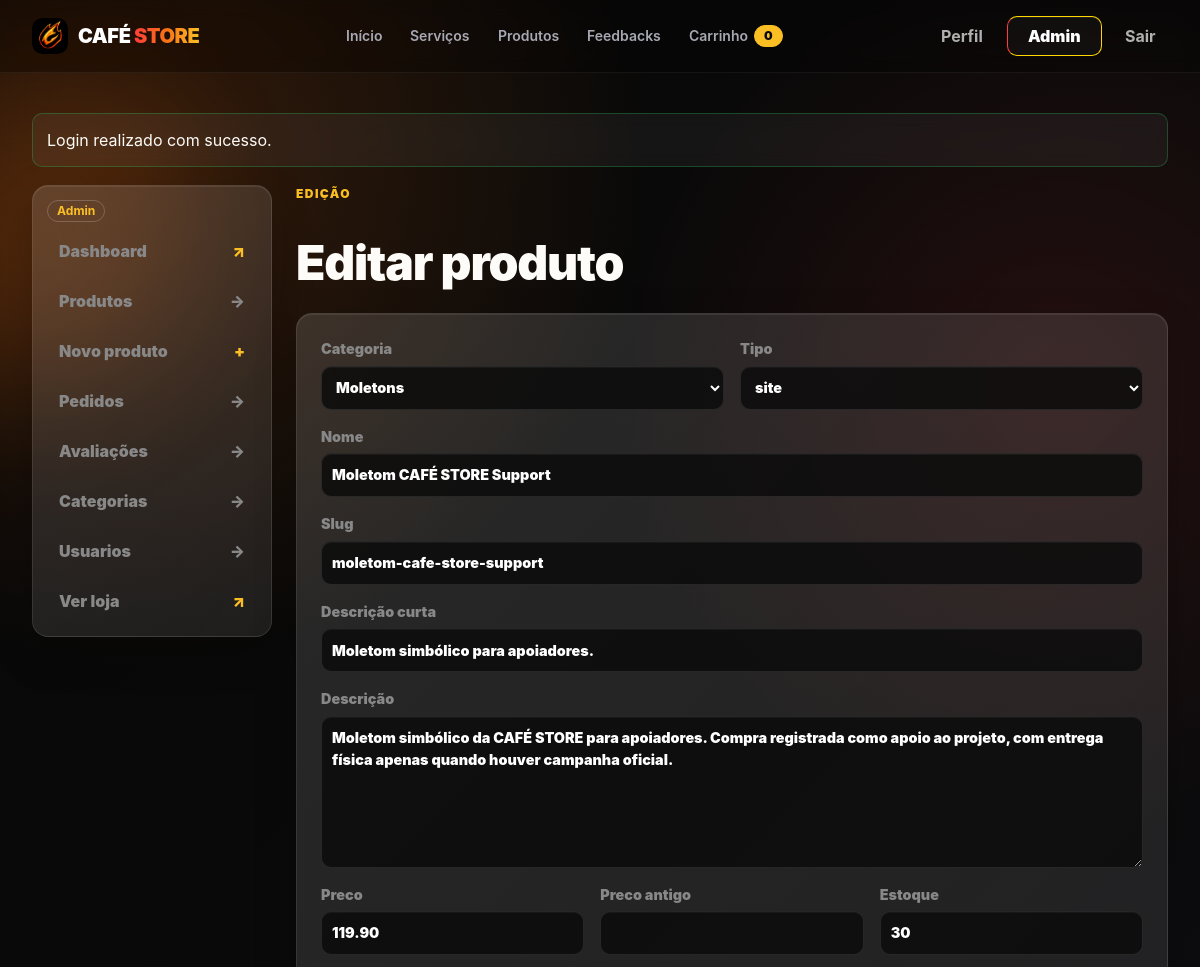
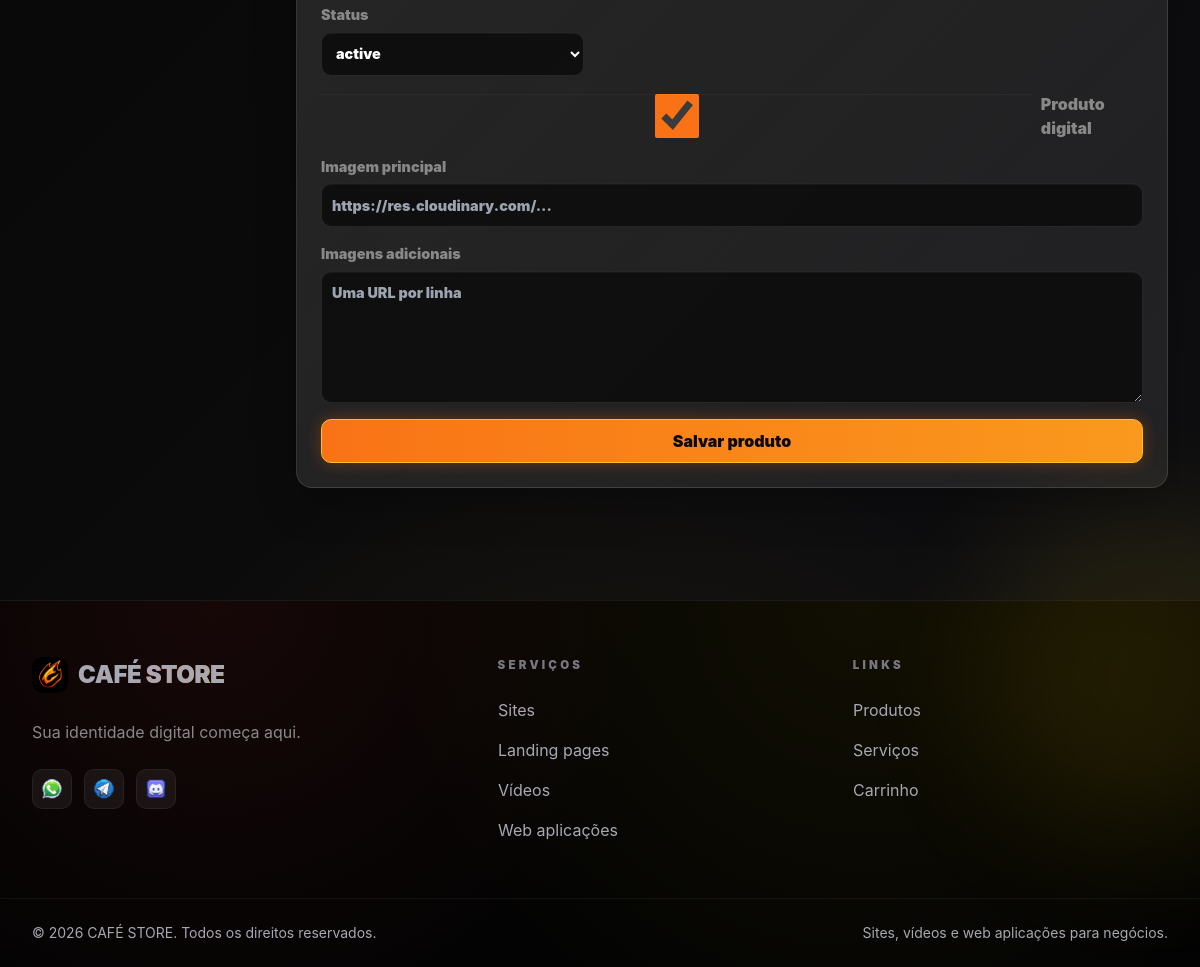
The page /admin/product-edit.php?id=5 (signed in) on the database its author committed (2 pictures, top to bottom).
### tables this page shows
CREATE TABLE products (
  id INT UNSIGNED AUTO_INCREMENT PRIMARY KEY,
  name VARCHAR(160) NOT NULL,
  slug VARCHAR(180) NOT NULL UNIQUE,
  description TEXT,
  short_description VARCHAR(255) NULL,
  price DECIMAL(10,2) NOT NULL DEFAULT 0.00,
  old_price DECIMAL(10,2) NULL,
  category_id INT UNSIGNED NULL,
  stock INT UNSIGNED NOT NULL DEFAULT 0,
  is_digital TINYINT(1) NOT NULL DEFAULT 1,
  image_url VARCHAR(500) NULL,
  main_image_url VARCHAR(500) NULL,
  type VARCHAR(40) NOT NULL DEFAULT 'digital',
  status VARCHAR(40) NOT NULL DEFAULT 'active',
  created_at TIMESTAMP DEFAULT CURRENT_TIMESTAMP,
  updated_at TIMESTAMP NULL DEFAULT NULL ON UPDATE CURRENT_TIMESTAMP,
  CONSTRAINT fk_products_category FOREIGN KEY (category_id) REFERENCES categories(id) ON DELETE SET NULL
);

CREATE TABLE categories (
  id INT UNSIGNED AUTO_INCREMENT PRIMARY KEY,
  name VARCHAR(120) NOT NULL,
  slug VARCHAR(140) NOT NULL UNIQUE,
  created_at TIMESTAMP DEFAULT CURRENT_TIMESTAMP,
  updated_at TIMESTAMP NULL DEFAULT NULL ON UPDATE CURRENT_TIMESTAMP
);

### config/helpers.php (called while the page is built, shortened)
<?php
function db() {
    static $pdo = null;
    if ($pdo === null) {
        $host = 'db';
        $db   = 'cafe_store';
        $user = 'root';
        $pass = 'root123';
        $charset = 'utf8mb4';
        $dsn = "mysql:host={$host};dbname={$db};charset={$charset}";
        $options = [
            PDO::ATTR_ERRMODE            => PDO::ERRMODE_EXCEPTION,
            PDO::ATTR_DEFAULT_FETCH_MODE => PDO::FETCH_ASSOC,
            PDO::ATTR_EMULATE_PREPARES   => false,
        ];
        try {
            $pdo = new PDO($dsn, $user, $pass, $options);
        } catch (PDOException $e) {
            error_log("Erro de conexão PDO: " . $e->getMessage());
            die("Erro ao conectar com o banco de dados.");
        }
    }
    return $pdo;
}
function e($string) {
    return htmlspecialchars($string ?? '', ENT_QUOTES, 'UTF-8');
}

### admin/product-form.php (the view, shortened to what this page needs)
<?php $editing = isset($product); ?>
<form class="grid gap-4 max-w-[920px] rounded-2xl border border-white/10 bg-white/5 p-6 backdrop-blur-lg" method="post">
    <div class="grid gap-4 md:grid-cols-2">
        <label class="grid gap-1.5 text-[0.9rem] font-black text-midnight-400">Categoria
            <select name="category_id" class="w-full min-h-[44px] rounded-[10px] border border-white/10 bg-midnight-950/80 p-2.5 text-white outline-none backdrop-blur transition-all duration-300 focus:border-glow-400">
                <?php foreach ($categories as $cat): ?>
                    <option value="<?= (int) $cat['id'] ?>" <?= $editing && (int) $product['category_id'] === (int) $cat['id'] ? 'selected' : '' ?> class="text-black"><?= e($cat['name']) ?></option>
                <?php endforeach; ?>
            </select>
        </label>
        <label class="grid gap-1.5 text-[0.9rem] font-black text-midnight-400">Tipo
            <select name="type" class="w-full min-h-[44px] rounded-[10px] border border-white/10 bg-midnight-950/80 p-2.5 text-white outline-none backdrop-blur transition-all duration-300 focus:border-glow-400">
                <?php foreach (['site', 'landing_page', 'video_curto', 'video_longo', 'web_app'] as $type): ?>
                    <option value="<?= $type ?>" <?= ($product['type'] ?? 'digital') === $type ? 'selected' : '' ?> class="text-black"><?= $type ?></option>
                <?php endforeach; ?>
            </select>
        </label>
    </div>
    <label class="grid gap-1.5 text-[0.9rem] font-black text-midnight-400">Nome <input name="name" value="<?= e($product['name'] ?? '') ?>" required class="w-full min-h-[44px] rounded-[10px] border border-white/10 bg-midnight-950/80 p-2.5 text-white outline-none backdrop-blur transition-all duration-300 focus:border-glow-400"></label>
    <label class="grid gap-1.5 text-[0.9rem] font-black text-midnight-400">Slug <input name="slug" value="<?= e($product['slug'] ?? '') ?>" placeholder="gerado pelo nome se vazio" class="w-full min-h-[44px] rounded-[10px] border border-white/10 bg-midnight-950/80 p-2.5 text-white outline-none backdrop-blur transition-all duration-300 focus:border-glow-400"></label>
    <label class="grid gap-1.5 text-[0.9rem] font-black text-midnight-400">Descrição curta <input name="short_description" value="<?= e($product['short_description'] ?? '') ?>" maxlength="255" class="w-full min-h-[44px] rounded-[10px] border border-white/10 bg-midnight-950/80 p-2.5 text-white outline-none backdrop-blur transition-all duration-300 focus:border-glow-400"></label>
    <label class="grid gap-1.5 text-[0.9rem] font-black text-midnight-400">Descrição <textarea name="description" rows="6" class="w-full min-h-[132px] rounded-[10px] border border-white/10 bg-midnight-950/80 p-2.5 text-white outline-none backdrop-blur transition-all duration-300 focus:border-glow-400 resize-y"><?= e($product['description'] ?? '') ?></textarea></label>
    <div class="grid gap-4 md:grid-cols-3">
        <label class="grid gap-1.5 text-[0.9rem] font-black text-midnight-400">Preco <input type="number" step="0.01" name="price" value="<?= e((string) ($product['price'] ?? '')) ?>" required class="w-full min-h-[44px] rounded-[10px] border border-white/10 bg-midnight-950/80 p-2.5 text-white outline-none backdrop-blur transition-all duration-300 focus:border-glow-400"></label>
        <label class="grid gap-1.5 text-[0.9rem] font-black text-midnight-400">Preco antigo <input type="number" step="0.01" name="old_price" value="<?= e((string) ($product['old_price'] ?? '')) ?>" class="w-full min-h-[44px] rounded-[10px] border border-white/10 bg-midnight-950/80 p-2.5 text-white outline-none backdrop-blur transition-all duration-300 focus:border-glow-400"></label>
        <label class="grid gap-1.5 text-[0.9rem] font-black text-midnight-400">Estoque <input type="number" name="stock" value="<?= e((string) ($product['stock'] ?? 0)) ?>" class="w-full min-h-[44px] rounded-[10px] border border-white/10 bg-midnight-950/80 p-2.5 text-white outline-none backdrop-blur transition-all duration-300 focus:border-glow-400"></label>
        <label class="grid gap-1.5 text-[0.9rem] font-black text-midnight-400">Status
            <select name="status" class="w-full min-h-[44px] rounded-[10px] border border-white/10 bg-midnight-950/80 p-2.5 text-white outline-none backdrop-blur transition-all duration-300 focus:border-glow-400">
                <option value="active" <?= ($product['status'] ?? 'active') === 'active' ? 'selected' : '' ?> class="text-black">active</option>
            </select>
        </label>
    </div>
    <label class="inline-flex items-center gap-2 font-black text-midnight-400"><input type="checkbox" name="is_digital" value="1" <?= (int) ($product['is_digital'] ?? 1) === 1 ? 'checked' : '' ?> class="accent-ember-500"> Produto digital</label>
    <label class="grid gap-1.5 text-[0.9rem] font-black text-midnight-400">Imagem principal <input name="main_image_url" value="<?= e($product['main_image_url'] ?? $product['image_url'] ?? '') ?>" placeholder="https://res.cloudinary.com/..." class="w-full min-h-[44px] rounded-[10px] border border-white/10 bg-midnight-950/80 p-2.5 text-white outline-none backdrop-blur transition-all duration-300 focus:border-glow-400"></label>
    <label class="grid gap-1.5 text-[0.9rem] font-black text-midnight-400">Imagens adicionais <textarea name="gallery_images" rows="3" placeholder="Uma URL por linha" class="w-full min-h-[132px] rounded-[10px] border border-white/10 bg-midnight-950/80 p-2.5 text-white outline-none backdrop-blur transition-all duration-300 focus:border-glow-400"><?= e($galleryImagesText ?? '') ?></textarea></label>
    <button class="inline-flex min-h-[44px] items-center justify-center gap-2 rounded-[10px] border border-glow-400 bg-gradient-to-r from-ember-500 to-glow-400 bg-[length:200%_100%] bg-[0%_0%] px-[18px] font-black leading-none text-midnight-950 shadow-[0_0_15px_rgba(255,107,0,0.3)] transition-all duration-300 hover:bg-[100%_0] hover:scale-105 hover:shadow-[0_0_20px_rgba(255,107,0,0.6),0_0_40px_rgba(255,107,0,0.3)]" type="submit">Salvar produto</button>
</form>

### rows shown on the page
products: category_id "Moletons", name "Moletom CAFÉ STORE Support", slug "moletom-cafe-store-support", short_description "Moletom simbólico para apoiadores.", description "Moletom simbólico da CAFÉ STORE para apoiadores. Compra registrada como apoio ao projeto, com entrega física apenas quando houver campanha oficial.", price "119.90", stock "30", status "active", is_digital "☑"

### other values the page prints
cart_count() "0"
$flash['message'] "Login realizado com sucesso."
form field type "site"
